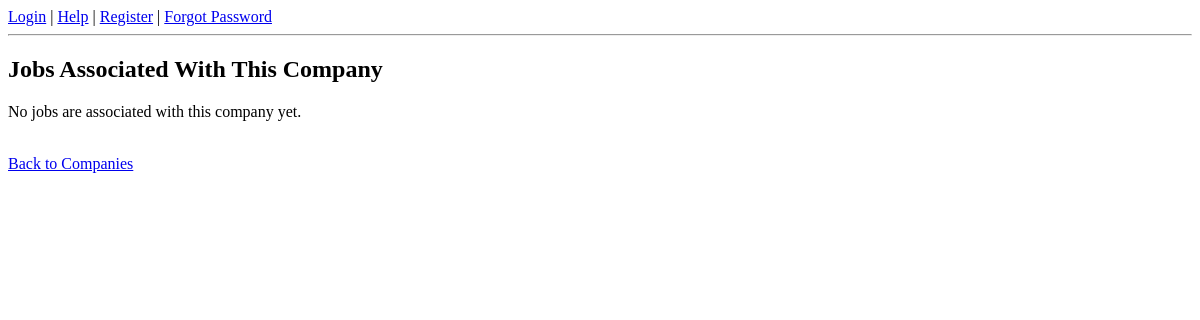
Page /companies/5/jobs on the earlier database version.
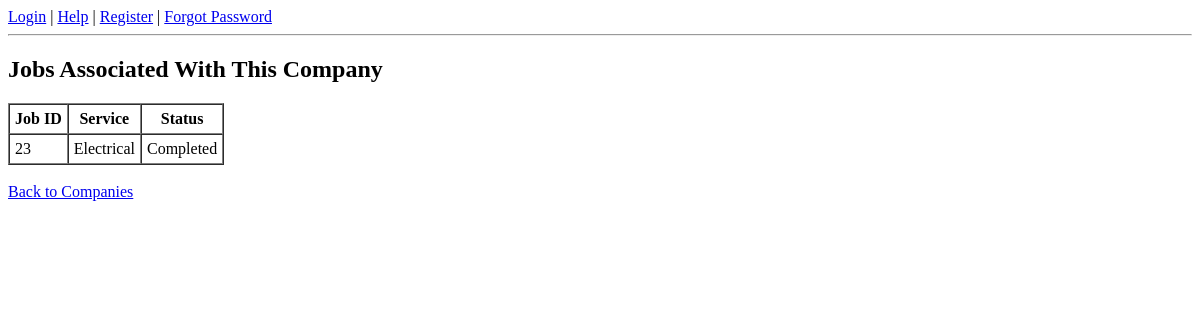
Same page on the later database version.
### tables this page shows
CREATE TABLE Job_Request (
        jobID INTEGER PRIMARY KEY AUTOINCREMENT,
        clientID INTEGER NOT NULL,
        contractorID INTEGER,
        companyID INTEGER,
        service TEXT,
        status TEXT CHECK(status IN ('Pending', 'In Progress', 'Completed', 'Cancelled')) DEFAULT 'Pending',
        date_posted DATE NOT NULL,
        date_fulfilled DATE, client_approval TEXT CHECK(client_approval IN ('Pending','Approved','Denied')) DEFAULT 'Pending',
        FOREIGN KEY(clientID) REFERENCES Client(clientID),
        FOREIGN KEY(contractorID) REFERENCES Contractor(contractorID),
        FOREIGN KEY(companyID) REFERENCES Company(companyID)
    );

### app.py (the view)
@app.route("/companies/<int:company_id>/jobs")
def view_company_jobs(company_id):
    conn = sqlite3.connect('project.db')
    conn.row_factory = sqlite3.Row
    cursor = conn.cursor()
    cursor.execute("""
        SELECT jobID, service, status
        FROM Job_Request
        WHERE companyID = ?
    """, (company_id,))
    jobs = cursor.fetchall()
    conn.close()
    return render_template("company_jobs.html", jobs=jobs, company_id=company_id)

### templates/company_jobs.html
{% extends "base.html" %}
{% block content %}
<h2>Jobs Associated With This Company</h2>
{% if jobs %}
    <table border="1" cellpadding="5" cellspacing="0">
        <tr>
            <th>Job ID</th>
            <th>Service</th>
            <th>Status</th>
        </tr>
        {% for job in jobs %}
        <tr>
            <td>{{ job.jobID }}</td>
            <td>{{ job.service }}</td>
            <td>{{ job.status }}</td>
        </tr>
        {% endfor %}
    </table>
{% else %}
    <p>No jobs are associated with this company yet.</p>
{% endif %}
<br>
<a href="/companies">Back to Companies</a>
{% endblock %}

Differences in the rows shown:
added Job_Request: jobID "23", service "Electrical", status "Completed"
Other differences:
text no longer shown: "No jobs are associated with this company yet."
text now shown: "Job ID Service Status"
